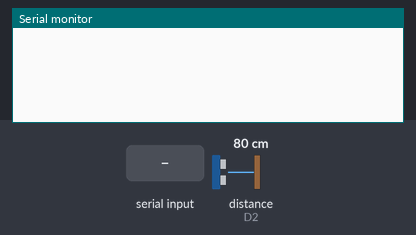
Simulated run of this sketch. Board: ESP8266 (NodeMCU). On the bench: the last lines printed to the serial monitor. Wiring (inferred from the names in the program): ultrasonic range finder: trigger D1; echo D2. Inputs (shaded band) come from the test bench; at power-on: distance to the obstacle (sensor on D2) 80 cm. The echo pulse lasts 58.3 µs per cm.

Above: at 1.2 s.
1.3 s: distance to the obstacle (sensor on D2) set to 2 cm
At 2.6 s:
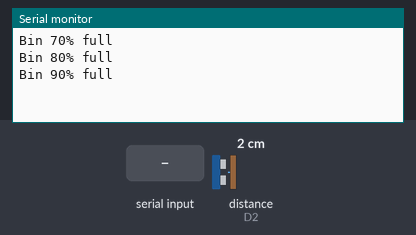
2.9 s: "reset\n" received over Serial
At 3.01 s:
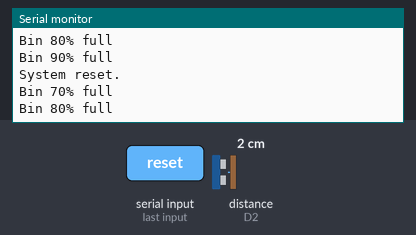
Timing chart, 0 to 5.9 s (numbered marks = the images above; inputs shaded):
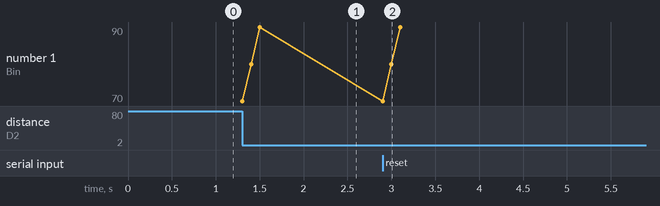

Measured:
- after the input at 1.3 s, the serial monitor: prints a new line at once (image 1)
- after the input at 2.9 s, the serial monitor: prints a new line at once (image 2)

The sketch:

Distance_Box.ino
```cpp
const int trigPin = D1;
const int echoPin = D2;
float duration, distance;

unsigned long previousMillis = 0;
const unsigned long interval = 100;  // 10 seconds

bool alerted70 = false;
bool alerted80 = false;
bool alerted90 = false;
bool locked = false;

void setup() {
	pinMode(trigPin, OUTPUT);
	pinMode(echoPin, INPUT);
	Serial.begin(9600);
}

void loop() {
	// Check for serial input to reset
	if (Serial.available() > 0) {
		String input = Serial.readStringUntil('\n');
		input.trim(); // remove whitespace
		if (input.equalsIgnoreCase("reset")) {
			alerted70 = false;
			alerted80 = false;
			alerted90 = false;
			locked = false;
			Serial.println("System reset.");
		}
	}

	unsigned long currentMillis = millis();
	if (currentMillis - previousMillis >= interval && !locked) {
		previousMillis = currentMillis;

		digitalWrite(trigPin, LOW);
		delayMicroseconds(2);
		digitalWrite(trigPin, HIGH);
		delayMicroseconds(10);
		digitalWrite(trigPin, LOW);

		duration = pulseIn(echoPin, HIGH);
		distance = (duration * 0.0343) / 2;

		if (distance <= 22.8 && !alerted70) {
			Serial.println("Bin 70% full");
			alerted70 = true;
		}
		else if (distance <= 15.2 && !alerted80) {
			Serial.println("Bin 80% full");
			alerted80 = true;
		}
		else if (distance <= 7.6 && !alerted90) {
			Serial.println("Bin 90% full");
			alerted90 = true;
			locked = true;  // Stop further alerts until reset
		}
	}
}
```
